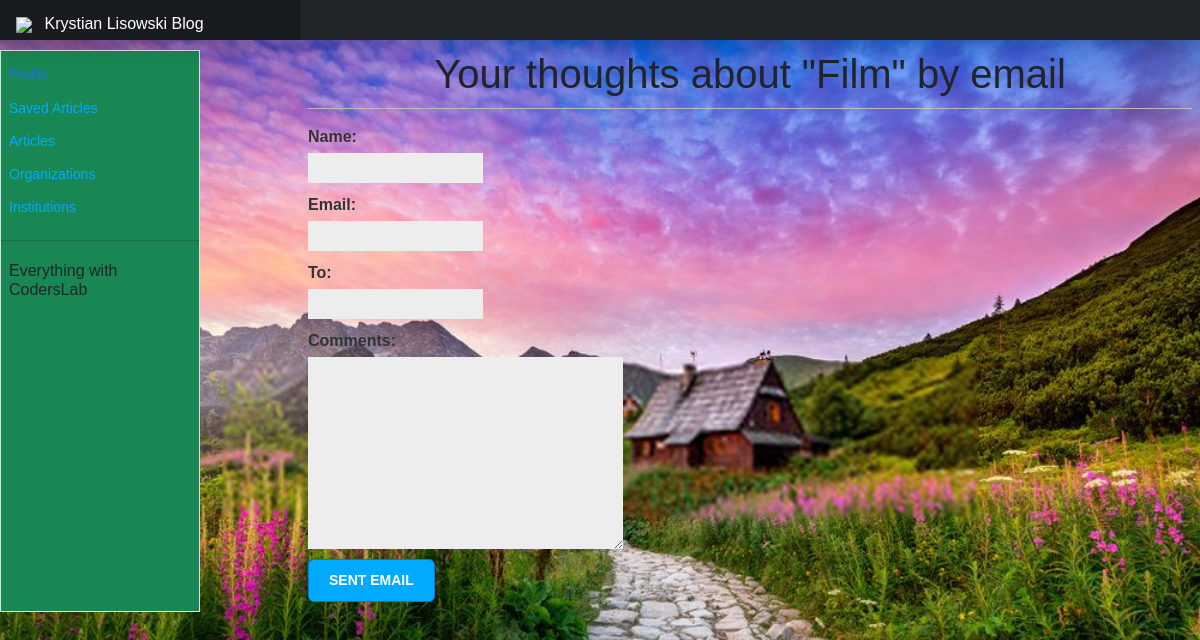
Page /blog/6/share/ on the earlier database version.
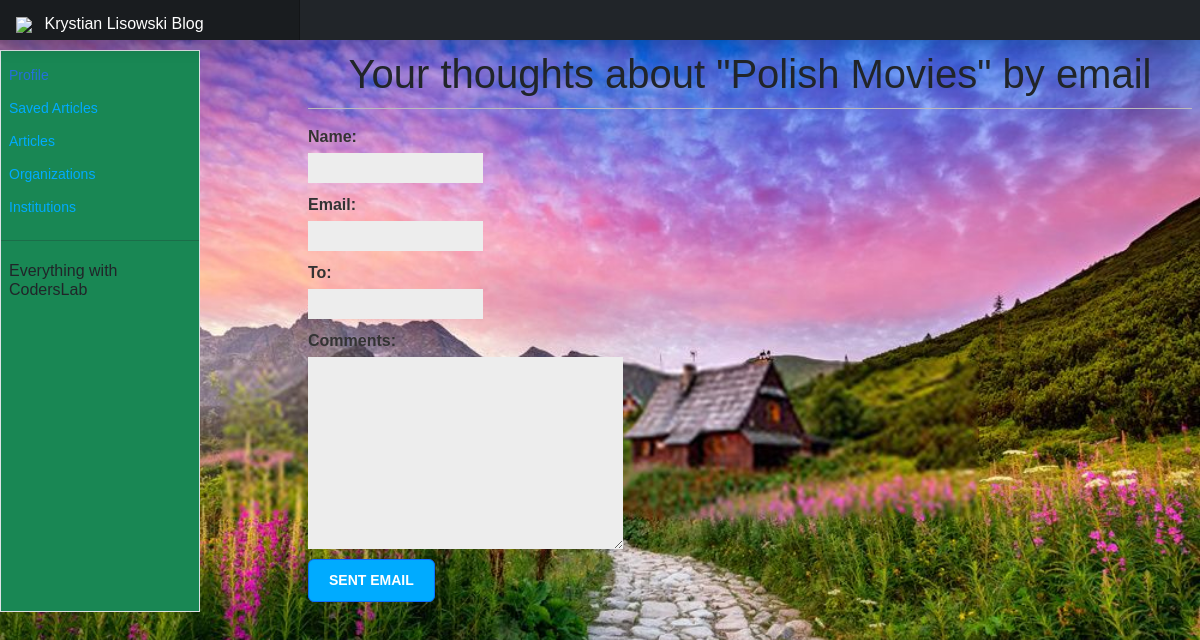
Same page on the later database version.
### blog/models.py (models this page shows, shortened)
class Post(models.Model):
    STATUS_CHOICES = (
        ('draft', "Draft"),
        ('published', 'Published'),
    )
    title = models.CharField(max_length=250)
    slug = models.SlugField(max_length=250, unique_for_date='publish')
    author = models.ForeignKey(User, on_delete=models.CASCADE, related_name='blog_posts')
    body = models.TextField()
    publish = models.DateTimeField(default=timezone.now)
    created = models.DateTimeField(auto_now=True)
    updated = models.DateTimeField(auto_now=True)
    status = models.CharField(max_length=10, choices=STATUS_CHOICES, default='draft')
    objects = models.Manager()
    published = PublishedManager()
    tags = TaggableManager()
    class Meta:
        ordering = ('-publish',)

### blog/views.py (the view)
# urls.py: path('<int:post_id>/share/', views.post_share, name='post_share'),
def post_share(request, post_id):
    post = get_object_or_404(Post, id=post_id, status='published')
    sent = False
    if request.method == 'POST':
        form = EmailPostForm(request.POST)
        if form.is_valid():
            cd = form.cleaned_data
            post_url = request.build_absolute_uri(post.get_absolute_url())
            subject = '{} ({}) Recommend to read "{}"'.format(cd['name'], cd['email'], post.title)
            message = 'Read the post "{}" on website {}\n\n Comment added by {}: {}'.format(post.title, post_url, cd['name'], cd['comments'])
            send_mail(subject, message, 'admin@myblog.com', [cd['to']])
            sent = True
    else:
        form = EmailPostForm()
    return render(request, 'blog/post/share.html', {'post': post, 'form': form, 'sent': sent})

### blog/forms.py
class EmailPostForm(forms.Form):
    name = forms.CharField(max_length=25)
    email = forms.EmailField()
    to = forms.EmailField()
    comments = forms.CharField(required=False, widget=forms.Textarea)

### templates/blog/post/share.html (shortened to what this page needs)
{% extends "blog/../base.html" %}
{% block content %}
    {% if sent %}
        <h1>Email was sent</h1>
        <p>
            Sending post "{{ post.title }}" to {{ form.cleaned_data.to }} success
        </p>
    {% else %}
        <h1>Your thoughts about "{{ post.title }}" by email</h1>
        <form action="." method="post">
            {{ form.as_p}}
            <input type="submit" class="btn btn-outline-primary" value="Sent email">
        </form>
    {% endif %}
{% endblock %}

Differences in the rows shown:
changed Post: title "Film" → "Polish Movies"
